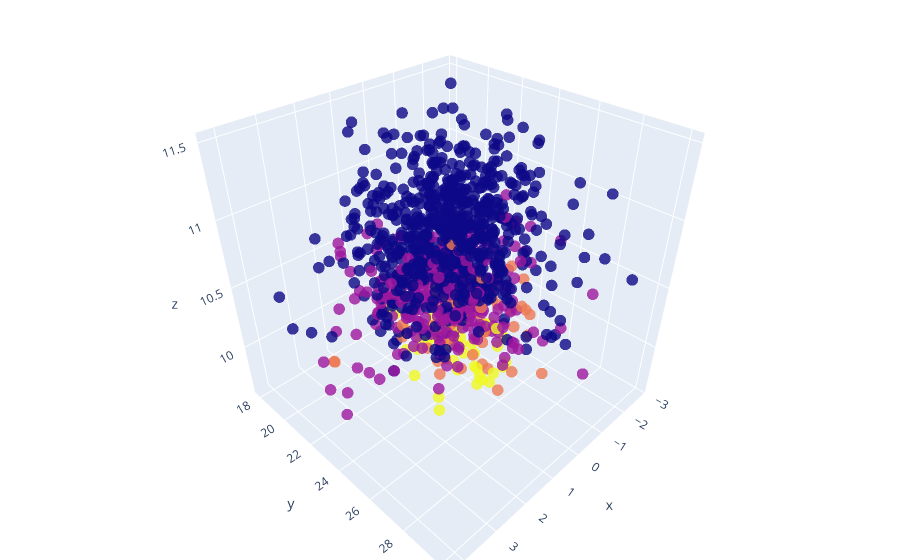

Notebook code cell kept with this figure:
### Markdown cell above
## Plot the correlation between feature and performance

### Code cell
fig = go.Figure(data=[go.Scatter3d(
    x=data['Wind'],
    y=data['BMI'],
    z=data['Label'],
    mode='markers',
    marker=dict(
            size=4,
            color=data['Round'],
            colorscale='plasma',
            opacity=0.8
    )
)])
fig.update_layout(margin=dict(l=0, r=0, b=0, t=0))
fig.show()

### Figure 1 — Plotly figure (JSON) as saved in the notebook; plotly's stock layout.template omitted (floating-point values rounded to 4 significant figures; data arrays with more than 128 entries replaced by an {"elided": "..."} marker saying what was removed)
{"data": [{"marker": {"color": {"elided": "1188 int values"}, "colorscale": [[0, "#0d0887"], [0.1111, "#46039f"], [0.2222, "#7201a8"], [0.3333, "#9c179e"], [0.4444, "#bd3786"], [0.5556, "#d8576b"], [0.6667, "#ed7953"], [0.7778, "#fb9f3a"], [0.8889, "#fdca26"], [1, "#f0f921"]], "opacity": 0.8, "size": 4}, "mode": "markers", "type": "scatter3d", "x": {"elided": "1188 float values"}, "y": {"elided": "1188 float values"}, "z": {"elided": "1188 float values"}}], "layout": {"margin": {"b": 0, "l": 0, "r": 0, "t": 0}}}
